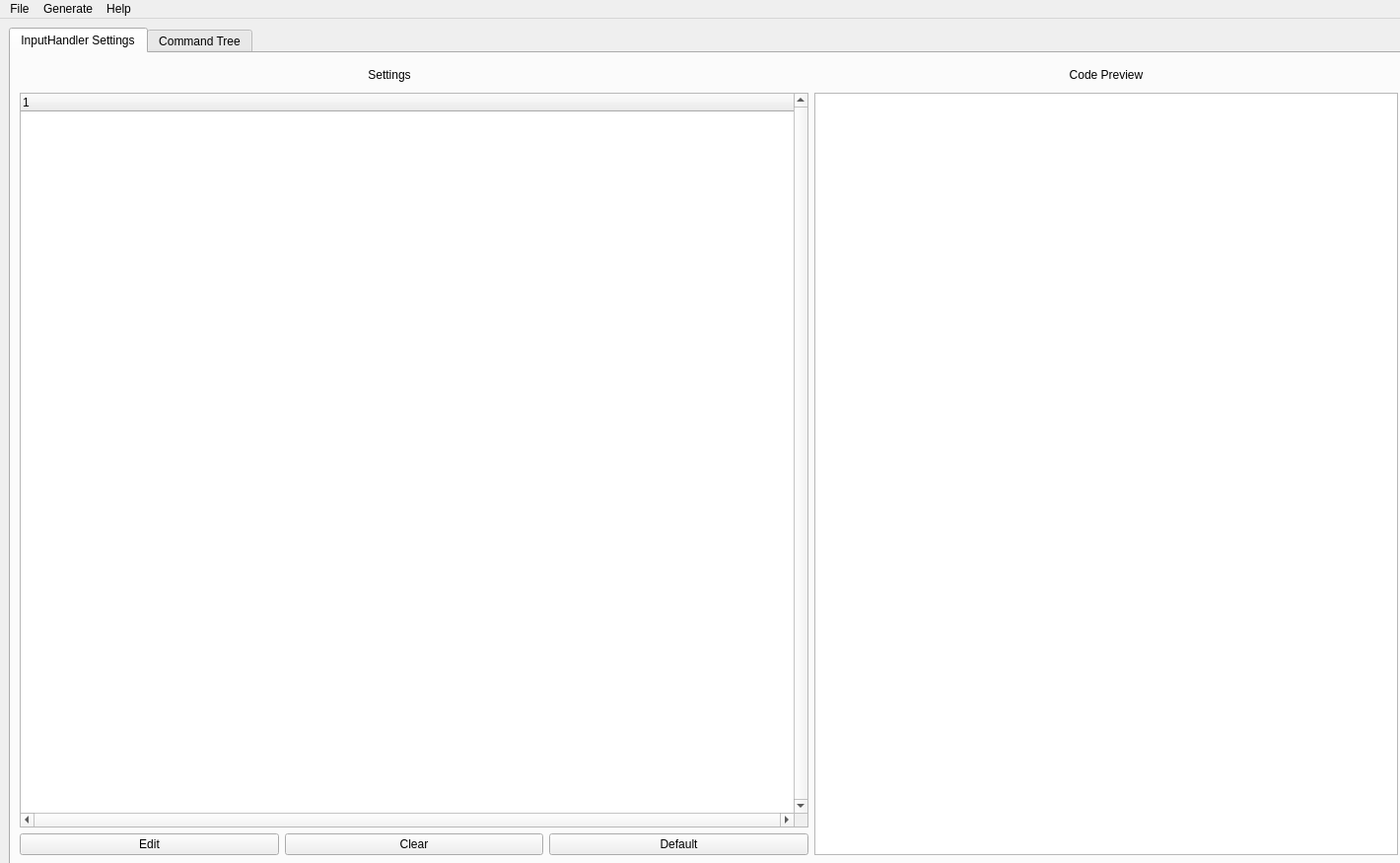
<?xml version="1.0" encoding="UTF-8"?>
<ui version="4.0">
 <class>MainWindow</class>
 <widget class="QMainWindow" name="MainWindow">
  <property name="geometry">
   <rect>
    <x>0</x>
    <y>0</y>
    <width>1420</width>
    <height>875</height>
   </rect>
  </property>
  <property name="sizePolicy">
   <sizepolicy hsizetype="Expanding" vsizetype="Expanding">
    <horstretch>0</horstretch>
    <verstretch>0</verstretch>
   </sizepolicy>
  </property>
  <property name="minimumSize">
   <size>
    <width>1420</width>
    <height>875</height>
   </size>
  </property>
  <property name="windowTitle">
   <string>InputHandler CLI generation tool</string>
  </property>
  <widget class="QWidget" name="centralwidget">
   <property name="enabled">
    <bool>true</bool>
   </property>
   <property name="sizePolicy">
    <sizepolicy hsizetype="MinimumExpanding" vsizetype="MinimumExpanding">
     <horstretch>0</horstretch>
     <verstretch>0</verstretch>
    </sizepolicy>
   </property>
   <property name="minimumSize">
    <size>
     <width>1420</width>
     <height>850</height>
    </size>
   </property>
   <property name="layoutDirection">
    <enum>Qt::LeftToRight</enum>
   </property>
   <layout class="QVBoxLayout" name="verticalLayout">
    <item>
     <widget class="QTabWidget" name="tabWidget">
      <property name="sizePolicy">
       <sizepolicy hsizetype="MinimumExpanding" vsizetype="MinimumExpanding">
        <horstretch>0</horstretch>
        <verstretch>0</verstretch>
       </sizepolicy>
      </property>
      <property name="minimumSize">
       <size>
        <width>1420</width>
        <height>850</height>
       </size>
      </property>
      <property name="sizeIncrement">
       <size>
        <width>0</width>
        <height>0</height>
       </size>
      </property>
      <property name="autoFillBackground">
       <bool>true</bool>
      </property>
      <property name="currentIndex">
       <number>0</number>
      </property>
      <widget class="QWidget" name="ih_settings_tab">
       <property name="sizePolicy">
        <sizepolicy hsizetype="MinimumExpanding" vsizetype="MinimumExpanding">
         <horstretch>0</horstretch>
         <verstretch>0</verstretch>
        </sizepolicy>
       </property>
       <attribute name="title">
        <string>InputHandler Settings</string>
       </attribute>
       <layout class="QGridLayout" name="gridLayout">
        <item row="0" column="3">
         <widget class="QLabel" name="tab_1_code_preview_label">
          <property name="text">
           <string>Code Preview</string>
          </property>
          <property name="alignment">
           <set>Qt::AlignCenter</set>
          </property>
         </widget>
        </item>
        <item row="1" column="0" colspan="3">
         <widget class="QTreeWidget" name="settings_tree">
          <property name="sizePolicy">
           <sizepolicy hsizetype="MinimumExpanding" vsizetype="MinimumExpanding">
            <horstretch>0</horstretch>
            <verstretch>0</verstretch>
           </sizepolicy>
          </property>
          <property name="minimumSize">
           <size>
            <width>800</width>
            <height>200</height>
           </size>
          </property>
          <property name="verticalScrollBarPolicy">
           <enum>Qt::ScrollBarAlwaysOn</enum>
          </property>
          <property name="horizontalScrollBarPolicy">
           <enum>Qt::ScrollBarAlwaysOn</enum>
          </property>
          <property name="sizeAdjustPolicy">
           <enum>QAbstractScrollArea::AdjustToContents</enum>
          </property>
          <column>
           <property name="text">
            <string notr="true">1</string>
           </property>
          </column>
         </widget>
        </item>
        <item row="1" column="3" rowspan="2">
         <widget class="QTreeView" name="codePreview_1">
          <property name="sizePolicy">
           <sizepolicy hsizetype="MinimumExpanding" vsizetype="MinimumExpanding">
            <horstretch>0</horstretch>
            <verstretch>0</verstretch>
           </sizepolicy>
          </property>
          <property name="minimumSize">
           <size>
            <width>200</width>
            <height>200</height>
           </size>
          </property>
          <property name="sizeAdjustPolicy">
           <enum>QAbstractScrollArea::AdjustToContents</enum>
          </property>
         </widget>
        </item>
        <item row="2" column="0">
         <widget class="QPushButton" name="editButton_1">
          <property name="sizePolicy">
           <sizepolicy hsizetype="Minimum" vsizetype="Fixed">
            <horstretch>0</horstretch>
            <verstretch>0</verstretch>
           </sizepolicy>
          </property>
          <property name="text">
           <string>Edit</string>
          </property>
         </widget>
        </item>
        <item row="2" column="1">
         <widget class="QPushButton" name="clearButton_1">
          <property name="sizePolicy">
           <sizepolicy hsizetype="Minimum" vsizetype="Fixed">
            <horstretch>0</horstretch>
            <verstretch>0</verstretch>
           </sizepolicy>
          </property>
          <property name="text">
           <string>Clear</string>
          </property>
         </widget>
        </item>
        <item row="2" column="2">
         <widget class="QPushButton" name="defaultButton_1">
          <property name="sizePolicy">
           <sizepolicy hsizetype="Minimum" vsizetype="Fixed">
            <horstretch>0</horstretch>
            <verstretch>0</verstretch>
           </sizepolicy>
          </property>
          <property name="text">
           <string>Default</string>
          </property>
         </widget>
        </item>
        <item row="0" column="0" colspan="3">
         <widget class="QLabel" name="tab_1_settings_table_label">
          <property name="minimumSize">
           <size>
            <width>0</width>
            <height>25</height>
           </size>
          </property>
          <property name="text">
           <string>Settings               </string>
          </property>
          <property name="alignment">
           <set>Qt::AlignCenter</set>
          </property>
         </widget>
        </item>
       </layout>
      </widget>
      <widget class="QWidget" name="command_tab">
       <property name="sizePolicy">
        <sizepolicy hsizetype="MinimumExpanding" vsizetype="MinimumExpanding">
         <horstretch>0</horstretch>
         <verstretch>0</verstretch>
        </sizepolicy>
       </property>
       <property name="layoutDirection">
        <enum>Qt::LeftToRight</enum>
       </property>
       <attribute name="title">
        <string>Command Tree</string>
       </attribute>
       <layout class="QGridLayout" name="gridLayout_2">
        <item row="4" column="0">
         <widget class="QPushButton" name="newButton_2">
          <property name="minimumSize">
           <size>
            <width>265</width>
            <height>0</height>
           </size>
          </property>
          <property name="text">
           <string>New</string>
          </property>
         </widget>
        </item>
        <item row="0" column="1">
         <widget class="QLabel" name="tab_2_command_tree_label">
          <property name="minimumSize">
           <size>
            <width>0</width>
            <height>25</height>
           </size>
          </property>
          <property name="maximumSize">
           <size>
            <width>350</width>
            <height>16777215</height>
           </size>
          </property>
          <property name="text">
           <string>                          Commands</string>
          </property>
          <property name="alignment">
           <set>Qt::AlignCenter</set>
          </property>
         </widget>
        </item>
        <item row="0" column="0">
         <widget class="QPushButton" name="openCloseSettingsMenuButton">
          <property name="maximumSize">
           <size>
            <width>150</width>
            <height>16777215</height>
           </size>
          </property>
          <property name="toolTip">
           <string>open command settings menu</string>
          </property>
          <property name="text">
           <string>Command settings menu</string>
          </property>
         </widget>
        </item>
        <item row="4" column="1">
         <widget class="QPushButton" name="editButton_2">
          <property name="text">
           <string>Edit</string>
          </property>
         </widget>
        </item>
        <item row="0" column="3">
         <widget class="QLabel" name="tab_2_code_preview_label">
          <property name="text">
           <string>Code Preview</string>
          </property>
          <property name="alignment">
           <set>Qt::AlignCenter</set>
          </property>
         </widget>
        </item>
        <item row="4" column="2">
         <widget class="QPushButton" name="deleteButton_2">
          <property name="text">
           <string>Delete</string>
          </property>
         </widget>
        </item>
        <item row="1" column="0" colspan="3">
         <widget class="QTreeWidget" name="command_tree">
          <property name="sizePolicy">
           <sizepolicy hsizetype="MinimumExpanding" vsizetype="MinimumExpanding">
            <horstretch>0</horstretch>
            <verstretch>0</verstretch>
           </sizepolicy>
          </property>
          <property name="minimumSize">
           <size>
            <width>800</width>
            <height>200</height>
           </size>
          </property>
          <property name="verticalScrollBarPolicy">
           <enum>Qt::ScrollBarAlwaysOn</enum>
          </property>
          <property name="horizontalScrollBarPolicy">
           <enum>Qt::ScrollBarAlwaysOn</enum>
          </property>
          <property name="sizeAdjustPolicy">
           <enum>QAbstractScrollArea::AdjustToContents</enum>
          </property>
          <column>
           <property name="text">
            <string notr="true">1</string>
           </property>
          </column>
         </widget>
        </item>
        <item row="1" column="3" rowspan="4">
         <widget class="QTreeView" name="codePreview_2">
          <property name="sizePolicy">
           <sizepolicy hsizetype="MinimumExpanding" vsizetype="MinimumExpanding">
            <horstretch>0</horstretch>
            <verstretch>0</verstretch>
           </sizepolicy>
          </property>
          <property name="minimumSize">
           <size>
            <width>200</width>
            <height>200</height>
           </size>
          </property>
          <property name="sizeAdjustPolicy">
           <enum>QAbstractScrollArea::AdjustToContents</enum>
          </property>
         </widget>
        </item>
        <item row="2" column="0" colspan="3">
         <widget class="QWidget" name="command_settings" native="true">
          <property name="sizePolicy">
           <sizepolicy hsizetype="Minimum" vsizetype="Minimum">
            <horstretch>0</horstretch>
            <verstretch>0</verstretch>
           </sizepolicy>
          </property>
          <layout class="QGridLayout" name="gridLayout_3">
           <item row="4" column="3">
            <widget class="QLabel" name="label_9">
             <property name="text">
              <string>Min. args.</string>
             </property>
            </widget>
           </item>
           <item row="0" column="6">
            <widget class="QPushButton" name="closeSettingsMenuButton">
             <property name="sizePolicy">
              <sizepolicy hsizetype="Minimum" vsizetype="Minimum">
               <horstretch>0</horstretch>
               <verstretch>0</verstretch>
              </sizepolicy>
             </property>
             <property name="minimumSize">
              <size>
               <width>10</width>
               <height>10</height>
              </size>
             </property>
             <property name="maximumSize">
              <size>
               <width>25</width>
               <height>16777215</height>
              </size>
             </property>
             <property name="toolTip">
              <string>close command settings menu</string>
             </property>
             <property name="layoutDirection">
              <enum>Qt::LeftToRight</enum>
             </property>
             <property name="text">
              <string>x</string>
             </property>
            </widget>
           </item>
           <item row="0" column="0">
            <widget class="QLabel" name="label_2">
             <property name="text">
              <string>Function name</string>
             </property>
            </widget>
           </item>
           <item row="0" column="4">
            <widget class="QSpinBox" name="commandDepth"/>
           </item>
           <item row="2" column="1">
            <widget class="QLineEdit" name="commandString"/>
           </item>
           <item row="4" column="1">
            <widget class="QLineEdit" name="commandParentId"/>
           </item>
           <item row="4" column="4">
            <widget class="QSpinBox" name="commandMinArgs"/>
           </item>
           <item row="5" column="1">
            <widget class="QLineEdit" name="commandId"/>
           </item>
           <item row="2" column="0">
            <widget class="QLabel" name="label_4">
             <property name="text">
              <string>Command string</string>
             </property>
            </widget>
           </item>
           <item row="0" column="3">
            <widget class="QLabel" name="label_3">
             <property name="text">
              <string>Command depth</string>
             </property>
            </widget>
           </item>
           <item row="5" column="4">
            <widget class="QSpinBox" name="commandMaxArgs"/>
           </item>
           <item row="3" column="0">
            <widget class="QLabel" name="label_5">
             <property name="text">
              <string>Command length</string>
             </property>
            </widget>
           </item>
           <item row="5" column="3">
            <widget class="QLabel" name="commandMaxArgsLabel">
             <property name="text">
              <string>Max args.</string>
             </property>
            </widget>
           </item>
           <item row="6" column="1">
            <widget class="QCheckBox" name="commandHasWildcards">
             <property name="text">
              <string>Contains Wildcards</string>
             </property>
            </widget>
           </item>
           <item row="2" column="4">
            <widget class="QSpinBox" name="commandSubcommands"/>
           </item>
           <item row="2" column="3">
            <widget class="QLabel" name="commandSubcommands_label">
             <property name="text">
              <string>Subcommands</string>
             </property>
            </widget>
           </item>
           <item row="5" column="0">
            <widget class="QLabel" name="label_7">
             <property name="text">
              <string>id</string>
             </property>
            </widget>
           </item>
           <item row="0" column="1">
            <widget class="QLineEdit" name="functionName"/>
           </item>
           <item row="4" column="0">
            <widget class="QLabel" name="label_6">
             <property name="text">
              <string>Parent id</string>
             </property>
            </widget>
           </item>
           <item row="3" column="1">
            <widget class="QLabel" name="commandLengthLabel">
             <property name="text">
              <string>0</string>
             </property>
            </widget>
           </item>
           <item row="6" column="3" colspan="2">
            <widget class="QPushButton" name="commandSettingsMenuApplyButton">
             <property name="text">
              <string>Apply</string>
             </property>
            </widget>
           </item>
           <item row="3" column="4">
            <widget class="QPushButton" name="openArgumentsDialog">
             <property name="text">
              <string>Arguments</string>
             </property>
            </widget>
           </item>
           <item row="3" column="3">
            <widget class="QComboBox" name="commandArgumentHandling">
             <property name="currentText">
              <string>No arguments</string>
             </property>
             <item>
              <property name="text">
               <string>No arguments</string>
              </property>
             </item>
             <item>
              <property name="text">
               <string>Single argument type</string>
              </property>
             </item>
             <item>
              <property name="text">
               <string>Argument type array</string>
              </property>
             </item>
            </widget>
           </item>
          </layout>
         </widget>
        </item>
       </layout>
      </widget>
     </widget>
    </item>
   </layout>
  </widget>
  <widget class="QMenuBar" name="menubar">
   <property name="geometry">
    <rect>
     <x>0</x>
     <y>0</y>
     <width>1420</width>
     <height>21</height>
    </rect>
   </property>
   <widget class="QMenu" name="menuFile">
    <property name="title">
     <string>File</string>
    </property>
    <addaction name="actionOpen"/>
    <addaction name="actionSave"/>
    <addaction name="actionSave_As"/>
    <addaction name="actionPreferences"/>
    <addaction name="actionExit"/>
   </widget>
   <widget class="QMenu" name="menuHelp">
    <property name="title">
     <string>Help</string>
    </property>
    <addaction name="actionInputHandler_Documentation"/>
    <addaction name="actionAbout"/>
   </widget>
   <widget class="QMenu" name="menuGenerate">
    <property name="title">
     <string>Generate</string>
    </property>
    <addaction name="actionGenerate_CLI_Files"/>
   </widget>
   <addaction name="menuFile"/>
   <addaction name="menuGenerate"/>
   <addaction name="menuHelp"/>
  </widget>
  <action name="actionOpen">
   <property name="text">
    <string>Open</string>
   </property>
   <property name="shortcut">
    <string>Ctrl+O</string>
   </property>
  </action>
  <action name="actionSave">
   <property name="text">
    <string>Save</string>
   </property>
   <property name="shortcut">
    <string>Ctrl+S</string>
   </property>
  </action>
  <action name="actionPreferences">
   <property name="text">
    <string>Preferences</string>
   </property>
   <property name="shortcut">
    <string>Ctrl+P</string>
   </property>
  </action>
  <action name="actionInputHandler_Documentation">
   <property name="text">
    <string>InputHandler Documentation</string>
   </property>
   <property name="shortcut">
    <string>Ctrl+D</string>
   </property>
  </action>
  <action name="actionAbout">
   <property name="text">
    <string>About</string>
   </property>
  </action>
  <action name="actionGenerate_CLI_Files">
   <property name="text">
    <string>Generate CLI Files</string>
   </property>
   <property name="shortcut">
    <string>F1</string>
   </property>
  </action>
  <action name="actionSave_As">
   <property name="text">
    <string>Save As</string>
   </property>
   <property name="shortcut">
    <string>Ctrl+Shift+S</string>
   </property>
  </action>
  <action name="actionExit">
   <property name="text">
    <string>Exit</string>
   </property>
   <property name="shortcut">
    <string>Ctrl+X</string>
   </property>
  </action>
 </widget>
 <tabstops>
  <tabstop>openCloseSettingsMenuButton</tabstop>
  <tabstop>command_tree</tabstop>
  <tabstop>codePreview_2</tabstop>
  <tabstop>newButton_2</tabstop>
  <tabstop>editButton_2</tabstop>
  <tabstop>deleteButton_2</tabstop>
  <tabstop>functionName</tabstop>
  <tabstop>commandString</tabstop>
  <tabstop>commandParentId</tabstop>
  <tabstop>commandId</tabstop>
  <tabstop>commandHasWildcards</tabstop>
  <tabstop>commandDepth</tabstop>
  <tabstop>commandSubcommands</tabstop>
  <tabstop>commandMinArgs</tabstop>
  <tabstop>commandMaxArgs</tabstop>
  <tabstop>commandSettingsMenuApplyButton</tabstop>
  <tabstop>closeSettingsMenuButton</tabstop>
  <tabstop>tabWidget</tabstop>
  <tabstop>settings_tree</tabstop>
  <tabstop>codePreview_1</tabstop>
  <tabstop>editButton_1</tabstop>
  <tabstop>clearButton_1</tabstop>
  <tabstop>defaultButton_1</tabstop>
 </tabstops>
 <resources/>
 <connections/>
</ui>
